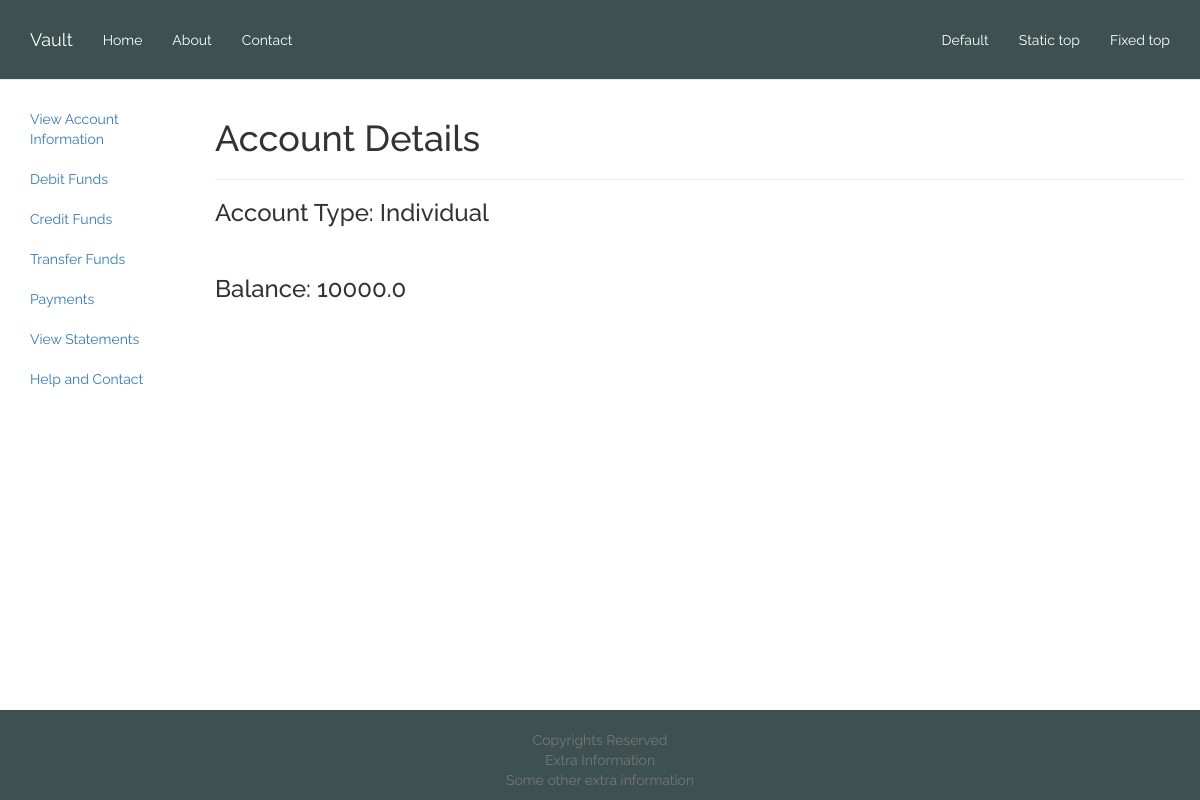
The app's page /accounts/1/ (signed in), older data.
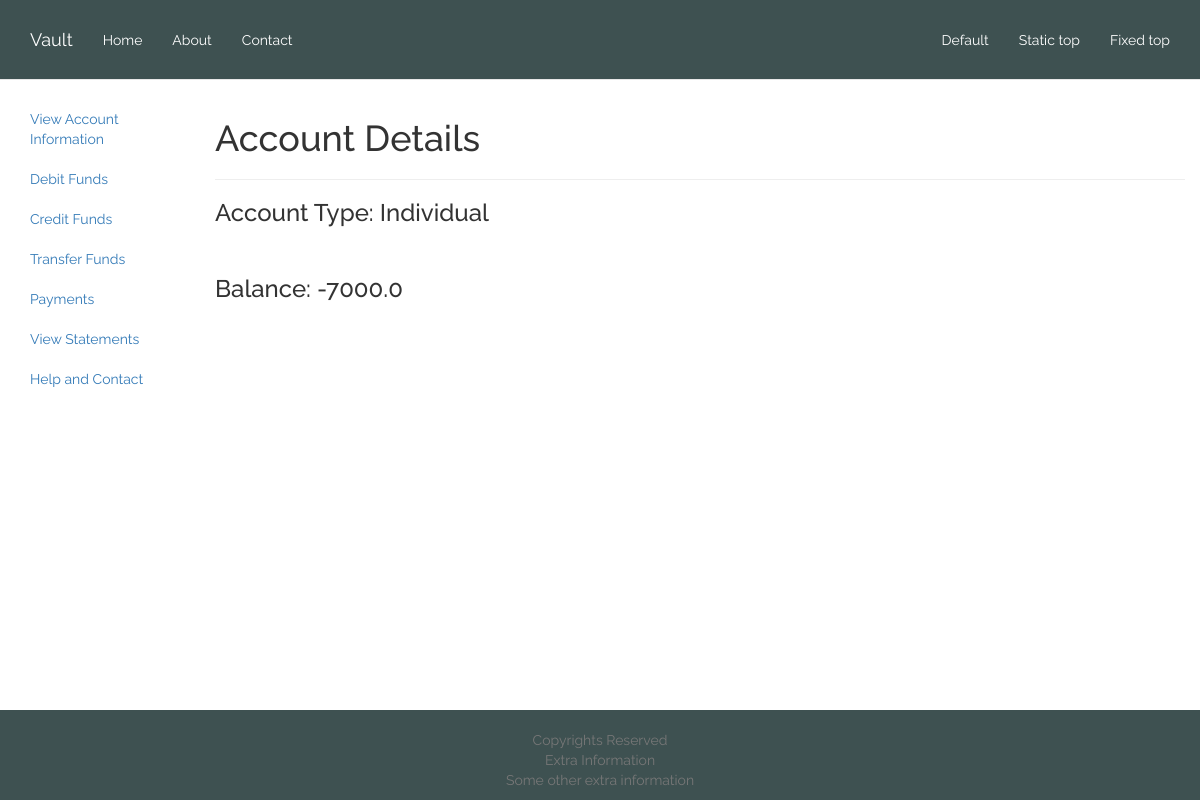
The same page, newer data.
### vault/models.py (models this page shows, shortened)
class user_account(models.Model):
	cust_user_id = models.ForeignKey(User, on_delete=models.CASCADE)
	cust_account_type = models.CharField(max_length=250,default="Individual")
	cust_balance = models.FloatField(null=False)

### vault/views.py (the view)
# urls.py: url(r'^accounts/(?P<account_no_pk>\d+)/$', views.accountInfo, name='accountInfo'),
@login_required(login_url='/login')
def accountInfo(request, account_no_pk):
	cust_user=user_account.objects.filter(pk=account_no_pk)[0]
	if request.user!=cust_user.cust_user_id:
		return login_success(request)
	context={
		'account':cust_user,
	}
	return render(request, 'vault/accountInfo.html', context)

### vault/templates/vault/accountInfo.html
{% extends 'vault/accountBase.html' %}
{% load staticfiles %}
{% block nav %}
<h1>Account Details</h1>
<hr>
<h3>Account Type: {{ account.cust_account_type }}</h3>
<br>
<h3>Balance: {{ account.cust_balance }}</h3>
{% endblock %}

Row changes from the older to the newer data that the page shows:
changed user_account "Individual": cust_balance "10000.0" → "-7000.0"
